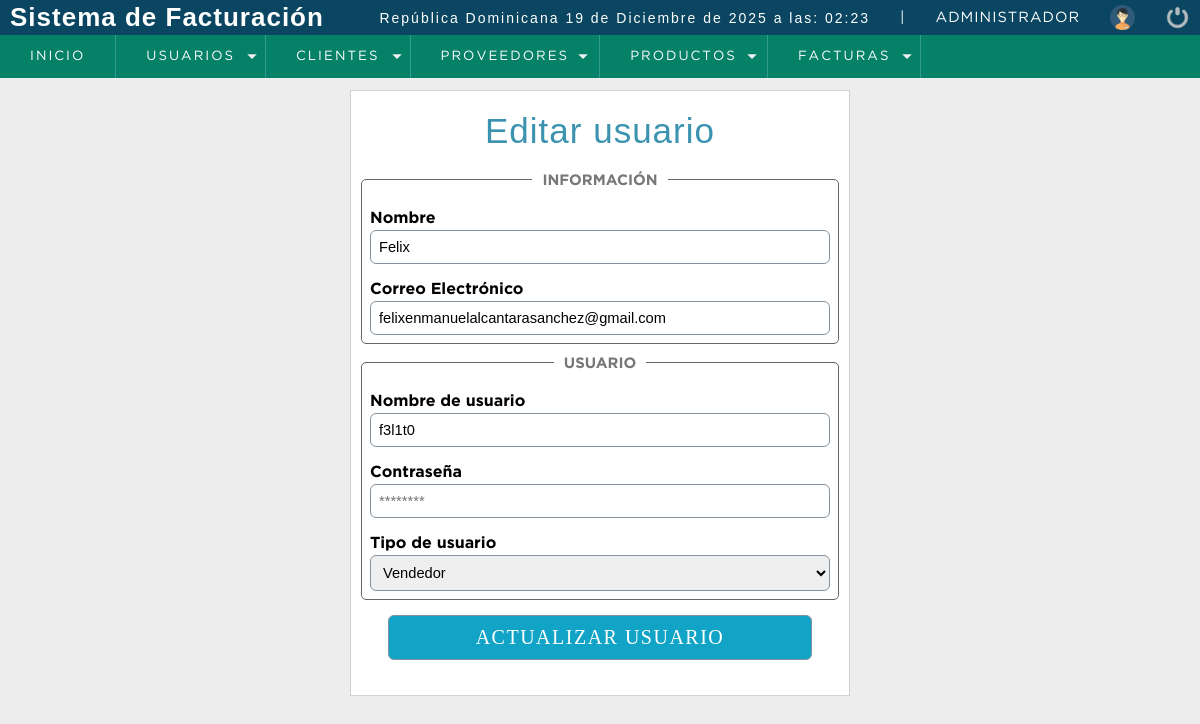
The app's page /sistema/editar_usuario.php?id=3 (signed in), older data.
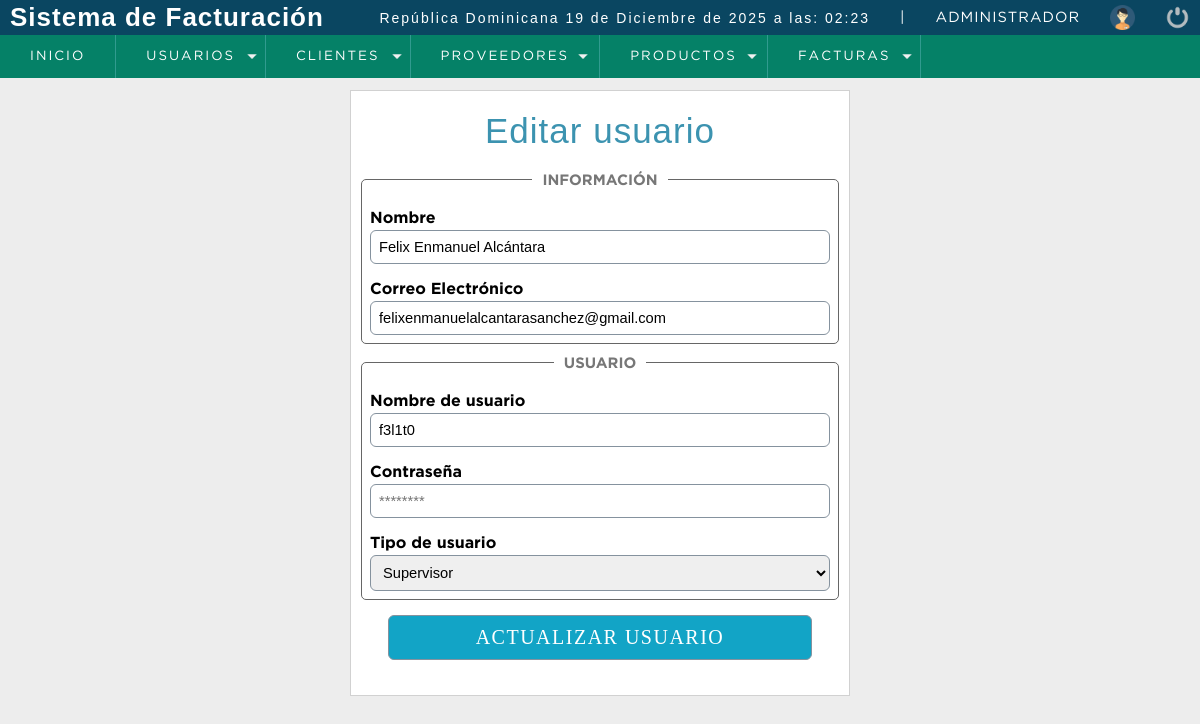
The same page, newer data.
### tables this page shows
CREATE TABLE `usuario` (
  `idusuario` int(11) NOT NULL,
  `nombre` varchar(50) DEFAULT NULL,
  `correo` varchar(100) DEFAULT NULL,
  `usuario` varchar(15) DEFAULT NULL,
  `clave` varchar(255) NOT NULL,
  `rol` int(11) DEFAULT NULL,
  `estatus` int(11) NOT NULL DEFAULT 1
);

CREATE TABLE `rol` (
  `idrol` int(11) NOT NULL,
  `rol` varchar(20) DEFAULT NULL
);

### sistema/editar_usuario.php (the view, shortened to what this page needs)
<?php
    include "../conexion.php";
    $stmt = $conection->prepare("select u.idusuario, u.nombre, u.correo, u.usuario, (u.rol) as idrol, (r.rol) as rol from usuario u
                                inner join rol r
                                on u.rol = r.idrol
                                where idusuario = ?;");
    $stmt->bind_param("i", $_GET['id']);
    $stmt->execute();
    $result = $stmt->get_result();
    if ($result->num_rows == 0) {
        header("Location: lista_usuarios.php");
    } else {
        $option = 0;
        while($data = mysqli_fetch_assoc($result)) {
            $nombre = $data['nombre'];
            $correo = $data['correo'];
            $usuario = $data['usuario'];
            $idrol = $data['idrol'];
            $rol = $data['rol'];
            if ($idrol == 1) {
                $option = '<option value="'.$idrol.'" select>'.$rol.'</option>';
            } elseif ($idrol == 2) {
                $option = '<option value="'.$idrol.'" select>'.$rol.'</option>';
            } elseif ($idrol == 3) {
                $option = '<option value="'.$idrol.'" select>'.$rol.'</option>';
            }
        }
    }
?>
<!DOCTYPE html>
<html lang="en">
<head>
    <link rel="stylesheet" href="css/style.css">
	<?php include "includes/scripts.php"; ?>
</head>
<body>
    <?php include "includes/header.php"; ?>
	<section id="container">
		<div class="form_register">
            <form action="" method="post">
                <h1>Editar usuario</h1>
                <fieldset>
                    <legend>Información</legend>
                    <label for="nombre">Nombre</label>
                    <input type="text" name="nombre" id="nombre" placeholder="Joe Random" value="<?php echo $nombre?>">
                    <label for="correo">Correo Electrónico</label>
                    <input type="email" name="correo" id="correo" placeholder="joerandom@example.com" value="<?php echo $correo?>">
                </fieldset>
                <fieldset>
                    <legend>Usuario</legend>
                    <label for="usuario">Nombre de usuario</label>
                    <input type="text" name="usuario" id="usuario" placeholder="Ingresa tu nombre de usuario" value="<?php echo $usuario?>">
                    <label for="clave">Contraseña</label>
                    <input type="password" name="clave" id="clave" placeholder="********">
                    <label for="rol">Tipo de usuario</label>
                    <select class="noitemOne" name="rol" id="rol" value="<?php echo $nombre?>">
                        <?php
                            echo $option;
                        ?>
                    </select>
                </fieldset>
                <input type="submit" value="Actualizar usuario" class="btn_save">
            </form>
        </div>
	</section>
</body>
</html>

Row changes from the older to the newer data that the page shows:
changed usuario "felixenmanuelalcantarasanchez@gmail.com": nombre "Felix" → "Felix Enmanuel Alcántara"; rol "Vendedor" → "Supervisor"
